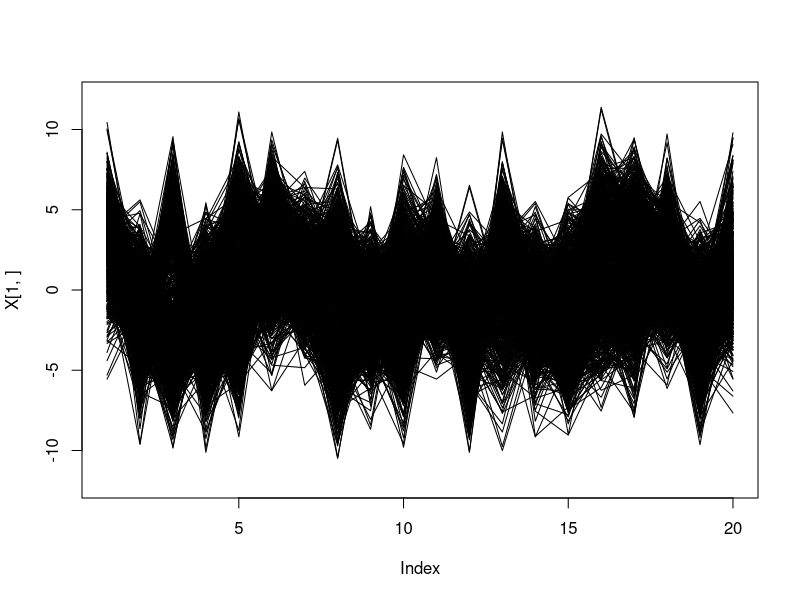
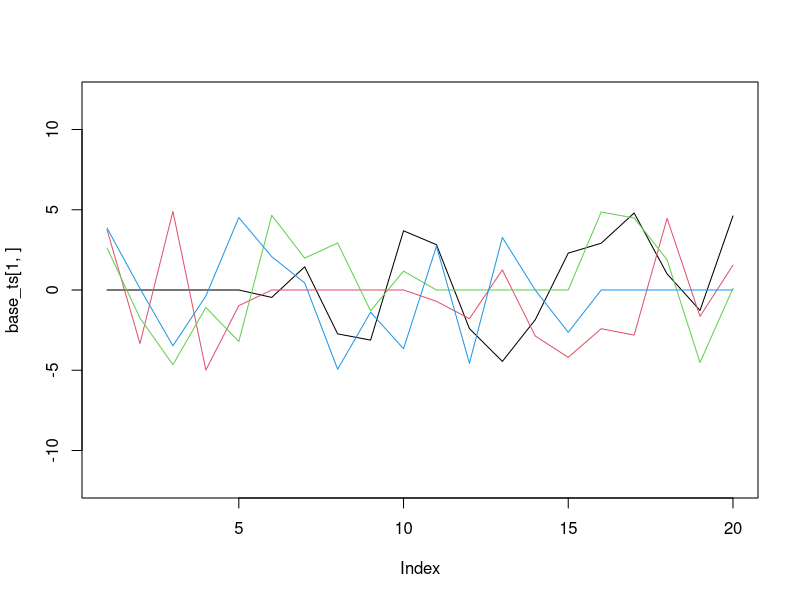
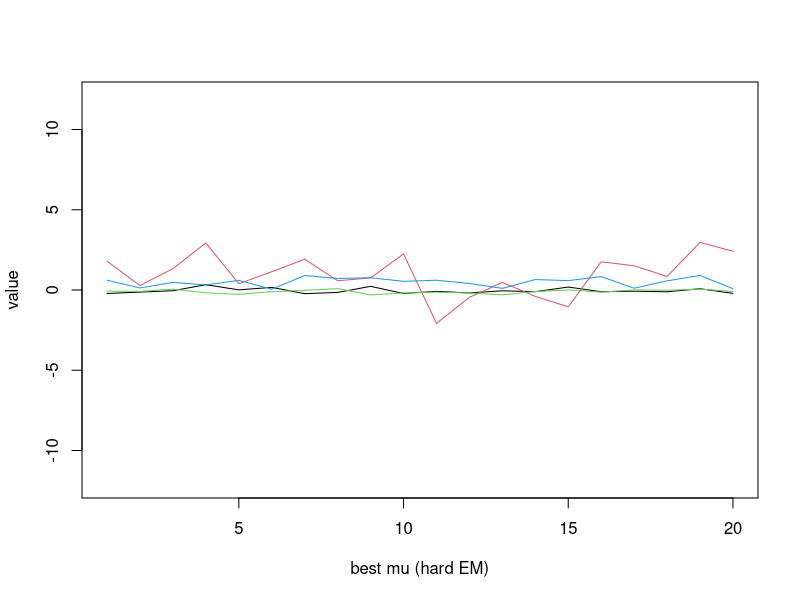
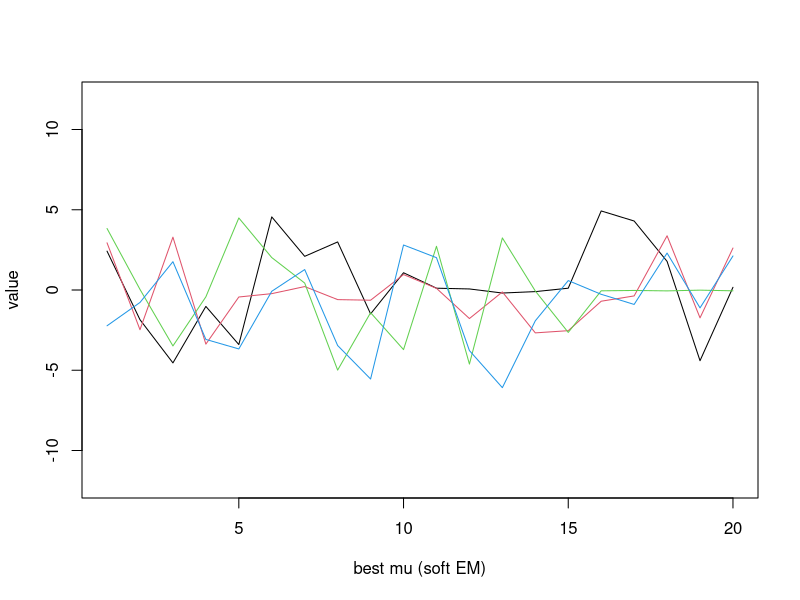

The R source for these figures, in order:
## ---- chunk 1
setwd("/Users/ly/Desktop/Math\ 611\ @Sivan/Homework/HW5")
X <-  as.matrix(read.csv("TimeSeries.csv"))
plot(X[1,], type="l", ylim=c(-12,12))
      for (i in 2:1000) { lines(X[i,])}

set.seed(12345)
n <- 20
K <- 4
N <- 1000
# create base time series
base_ts <- matrix(runif(K*n, min=-5, max=5), nrow=K, ncol=n)
# tweek a bit to make them easy to differentiate visually
base_ts[1,1:5] <- 0
base_ts[2,6:10] <- 0
base_ts[3,11:15] <- 0
base_ts[4,16:20] <- 0
# choose a base time series for each sample
assign_prob <- (1:K)/sum(1:K)
sample_assignment <- sample.int(K, N, replace = T, prob = assign_prob)
samples <- base_ts[sample_assignment,]
# add noise
samples <- samples + matrix(rnorm(K*N, mean=0, sd=2), nrow=N, ncol=n)
# plot base time series
plot(base_ts[1,], type="l", ylim=c(-12, 12), col = 1)
for (i in 2:K)
  lines(base_ts[i,], col = i)
## ---- chunk 2
library(mvtnorm)
library(magrittr)
## ---- chunk 3

logL <- function(theta, X)
{
  mu1 <- theta$mu1
  mu2 <- theta$mu2
  mu3 <- theta$mu3
  mu4 <- theta$mu4
  p1 <- theta$p1
  p2 <- theta$p2
  p3 <- theta$p3
  p4 <- 1 - p1-p2-p3
  Sigma1 <- theta$Sigma1
  Sigma2 <- theta$Sigma2
  Sigma3 <- theta$Sigma3
  Sigma4 <- theta$Sigma4
  
  N1 <- dmvnorm(X, mean = mu1, sigma = Sigma1)
  N2 <- dmvnorm(X, mean = mu2, sigma = Sigma2)
  N3 <- dmvnorm(X, mean = mu3, sigma = Sigma3)
  N4 <- dmvnorm(X, mean = mu4, sigma = Sigma4)
  
  ll <- log(p1*N1 + p2*N2 + p3*N3 + p4*N4) %>%  sum
  
  return (ll)
}

## ---- chunk 4
Sigma_update <- function (r, X, new_mu){
  Sigma_list <- list()
  for (i in 1:nrow(X)){
   Sigma_list  <- append(Sigma_list, list(r[i] * (X[i,] - new_mu) %*% t(X[i,] - new_mu)))
  }
  return (Reduce('+', Sigma_list)/sum(r))
}

Shift_Sigma <- function(Sigma, epsilon){
  return(Sigma + diag(x = epsilon, nrow=nrow(Sigma), ncol = ncol(Sigma)))
}

EM_step <- function(theta, X, epsilon, mode = "soft")
  {

  mu1 <- theta$mu1
  mu2 <- theta$mu2
  mu3 <- theta$mu3
  mu4 <- theta$mu4

  Sigma1 <- theta$Sigma1
  Sigma2 <- theta$Sigma2
  Sigma3 <- theta$Sigma3
  Sigma4 <- theta$Sigma4  

  p1 <- theta$p1
  p2 <- theta$p2
  p3 <- theta$p3
  p4 <- 1-p1-p2-p3

  N1 <- dmvnorm(X, mean = mu1, sigma = Sigma1)
  N2 <- dmvnorm(X, mean = mu2, sigma = Sigma2)
  N3 <- dmvnorm(X, mean = mu3, sigma = Sigma3)
  N4 <- dmvnorm(X, mean = mu4, sigma = Sigma4)
  
  N <- nrow(X)
  
  probX <- p1*N1 + p2*N2 + p3*N3 + p4*N4

  r1 <- p1*N1/probX
  r2 <- p2*N2/probX
  r3 <- p3*N3/probX
  r4 <- 1-r1-r2-r3
  
 if (mode == "hard"){
    r_matrix <- matrix(cbind(r1,r2,r3,r4), nrow = length(r1), ncol = 4)
    group <- apply(r_matrix, 1, which.max)

    X1 <- matrix(X[group == 1,], ncol = ncol(X), byrow = T)
    X2 <- matrix( X[group == 2,], ncol = ncol(X),byrow = T)
    X3 <- matrix(X[group == 3,],ncol = ncol(X),byrow = T)
    X4 <- matrix(X[group == 4,], ncol = ncol(X),byrow = T)
    
    if (length(X1) > 0){
      new_mu1 <- colSums(X1)/nrow(X1)
      new_Sigma1 <- t(X1 - new_mu1) %*% (X1 - new_mu1)  %>% Shift_Sigma(epsilon)
      new_p1 <- nrow(X1)/N
    }
    else{
      new_mu1 <- mu1
      new_Sigma1 <- Sigma1
      new_p1 <- 0
    }
    
    if (length(X2) > 0){
          new_mu2 <- colSums(X2)/nrow(X2)
          new_Sigma2 <- t(X2 - new_mu2) %*% (X2 - new_mu2)  %>% Shift_Sigma(epsilon)
          new_p2 <- nrow(X2)/N
    } else{
      new_mu2 <- mu2
      new_Sigma2 <- Sigma2
      new_p2 <- 0
    }
    if(length(X3) > 0){
        new_mu3 <- colSums(X3)/nrow(X3)
        new_Sigma3 <- t(X3 - new_mu3) %*% (X3 - new_mu3)  %>% Shift_Sigma(epsilon)
        new_p3 <- nrow(X3)/N
    }else{
      new_mu3 <- mu3
      new_Sigma3 <- Sigma3
      new_p3 <- 0
    }

    if(length(X4) > 0){
        new_mu4 <- colSums(X4)/nrow(X4)
        new_Sigma4 <- t(X4 - new_mu4) %*% (X4 - new_mu4)  %>% Shift_Sigma(epsilon)
        new_p4 <- nrow(X4)/N
    } else{
      new_mu4 <- mu4
      new_Sigma4 <- Sigma4
      new_p4 <- 0
    }

}
else{
  # Soft Update
  sum_r1 <- sum(r1)
  sum_r2 <- sum(r2)
  sum_r3 <- sum(r3)
  sum_r4 <- sum(r4)
 
  new_mu1 <- t(r1 %*% X)/sum_r1
  new_mu2 <- t(r2 %*% X)/sum_r2
  new_mu3 <- t(r3 %*% X)/sum_r3
  new_mu4 <- t(r4 %*% X)/sum_r4

  new_Sigma1 <- Sigma_update(r1, X, new_mu1) %>% Shift_Sigma(epsilon)
  new_Sigma2 <- Sigma_update(r2, X, new_mu2) %>% Shift_Sigma(epsilon)
  new_Sigma3 <- Sigma_update(r3, X, new_mu3) %>% Shift_Sigma(epsilon)
  new_Sigma4 <- Sigma_update(r4, X, new_mu4) %>% Shift_Sigma(epsilon)

  new_p1 <- sum(r1)/N
  new_p2 <- sum(r2)/N
  new_p3 <- sum(r3)/N
  new_p4 <- sum(r4)/N
   }

  return (list(mu1=new_mu1, mu2=new_mu2,
               mu3=new_mu3, mu4=new_mu4,
               Sigma1=new_Sigma1,Sigma2=new_Sigma2,
               Sigma3=new_Sigma3,Sigma4=new_Sigma4,
               p1=new_p1,p2=new_p2,p3=new_p3))
}

## ---- chunk 5
EM <- function(theta, X, mode, epsilon, iterations=1000, debug=T)
{
  for (i in 1:iterations) {
    if (debug)
      cat("likelihood=", logL(theta, X), "\n")
    theta <- EM_step(theta, X, epsilon, mode = mode)
  }
  
  return (theta)
}

## ---- chunk 6

# select a random theta
start_theta <- list(mu1=rep(1, ncol(X)), mu2=rep(1, ncol(X)), 
                    mu3=rep(1, ncol(X)), mu4=rep(1, ncol(X)), 
                    Sigma1 = diag(ncol(X)), Sigma2 = diag(ncol(X)), 
                    Sigma3 = diag(ncol(X)), Sigma4 = diag(ncol(X)), 
                    p1=.25,
                    p2 = .25,
                    p3= .3
                    )
# test to see that likelihood is increasing
test_theta <- EM(start_theta, X, mode = "hard", epsilon =.01 ,iterations=10, debug=T)

## ---- chunk 7
test_theta <- EM(start_theta, X, mode = "soft", epsilon =.01 ,iterations=10, debug=T)
## ---- chunk 8
random_init <- function(mode, N_starts){
  likelihoods <- rep(NA, N_starts) %>% as.numeric
  save_thetas <- list()
  for (i in 1:N_starts) {
    start_theta <- list(mu1=runif(ncol(X)), mu2=runif(ncol(X)), 
                      mu3=runif(ncol(X)), mu4=runif(ncol(X)), 
                      Sigma1 = diag(x = runif(5), ncol(X)), 
                      Sigma2 = diag(x = runif(5), ncol(X)), 
                      Sigma3 = diag(x = runif(5), ncol(X)), 
                      Sigma4 = diag(x = runif(5), ncol(X)), 
                      p1=runif(1, max = .3),
                      p2 = runif(1,max=.3),
                      p3= runif(1,max=.3)
                      )
    final_theta <- EM(start_theta, X, mode = mode, epsilon =.01 ,iterations=10, debug=F)
    likelihoods[i] <- logL(theta = final_theta, X=X)
    save_thetas <- append(save_thetas, list(final_theta))
  }
  return(list(likelihoods = likelihoods, save_thetas = save_thetas))
}

pick_best_theta <- function(likelihoods, save_thetas){
  # find the solutions that don't explode or go bad
  good_ind <- !is.nan(likelihoods) & !is.infinite(likelihoods)
  likelihoods <- likelihoods[good_ind]
  save_thetas <- save_thetas[good_ind]
  # print maximum likelihood with best theta
  best_theta <- save_thetas[[which.max(likelihoods)]]
  #print(best_theta)
  cat("Maximum Likelihood:", logL(best_theta, X))
  return(best_theta)
}
plot_mu <- function(best_theta, xlab){
  plot(best_theta$mu1, type="l", xlab = xlab, ylab = "value", ylim=c(-12, 12), col = 1)
  lines(best_theta$mu2, col = 2)
  lines(best_theta$mu3, col = 3)
  lines(best_theta$mu4, col = 4)
}

## ---- chunk 9
set.seed(1024)
N_starts <- 100
random_init(mode = "hard", N_starts = N_starts) %>% 
  {pick_best_theta(.$likelihoods, .$save_thetas)} %>% 
    plot_mu(xlab = "best mu (hard EM)")
## ---- chunk 10
set.seed(1024)
random_init(mode = "soft", N_starts = N_starts) %>% 
  {pick_best_theta(.$likelihoods, .$save_thetas)} %>% 
    plot_mu(xlab = "best mu (soft EM)")
